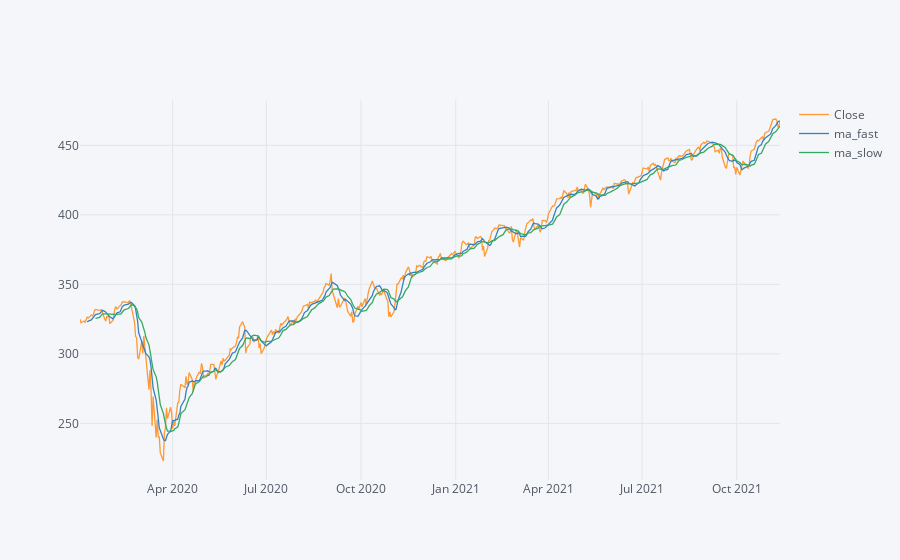

Notebook source saved alongside this figure:
### Code cell
fast_trend = df.Open.rolling(window=short_trend_days).mean()
slow_trend = df.Open.rolling(window=long_trend_days).mean()

df['ma_fast'] = fast_trend
df['ma_slow'] = slow_trend
df[['Close','ma_fast','ma_slow']].iplot()

### Figure 1 — Plotly figure (JSON) as saved in the notebook; plotly's stock layout.template omitted (floating-point values rounded to 4 significant figures; data arrays with more than 128 entries replaced by an {"elided": "..."} marker saying what was removed)
{"data": [{"name": "Close", "text": "", "mode": "lines", "y": {"elided": "472 float values"}, "x": {"elided": "472 str values"}, "line": {"color": "rgba(255, 153, 51, 1.0)", "dash": "solid", "shape": "linear", "width": 1.3}, "type": "scatter"}, {"name": "ma_fast", "text": "", "mode": "lines", "y": {"elided": "472 mixed values"}, "x": {"elided": "472 str values"}, "line": {"color": "rgba(55, 128, 191, 1.0)", "dash": "solid", "shape": "linear", "width": 1.3}, "type": "scatter"}, {"name": "ma_slow", "text": "", "mode": "lines", "y": {"elided": "472 mixed values"}, "x": {"elided": "472 str values"}, "line": {"color": "rgba(50, 171, 96, 1.0)", "dash": "solid", "shape": "linear", "width": 1.3}, "type": "scatter"}], "layout": {"title": {"font": {"color": "#4D5663"}}, "paper_bgcolor": "#F5F6F9", "plot_bgcolor": "#F5F6F9", "yaxis": {"tickfont": {"color": "#4D5663"}, "zerolinecolor": "#E1E5ED", "title": {"text": "", "font": {"color": "#4D5663"}}, "gridcolor": "#E1E5ED", "showgrid": true}, "xaxis": {"tickfont": {"color": "#4D5663"}, "zerolinecolor": "#E1E5ED", "title": {"text": "", "font": {"color": "#4D5663"}}, "gridcolor": "#E1E5ED", "showgrid": true}, "legend": {"bgcolor": "#F5F6F9", "font": {"color": "#4D5663"}}}}
